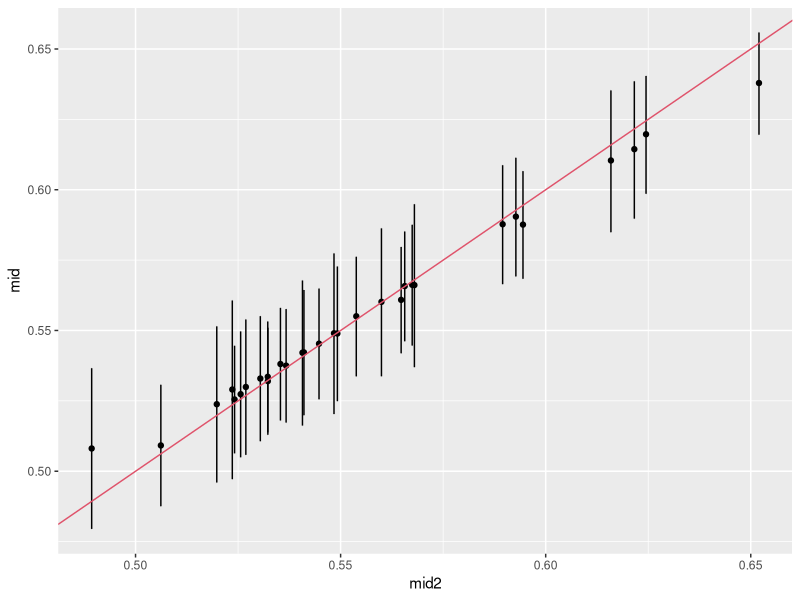
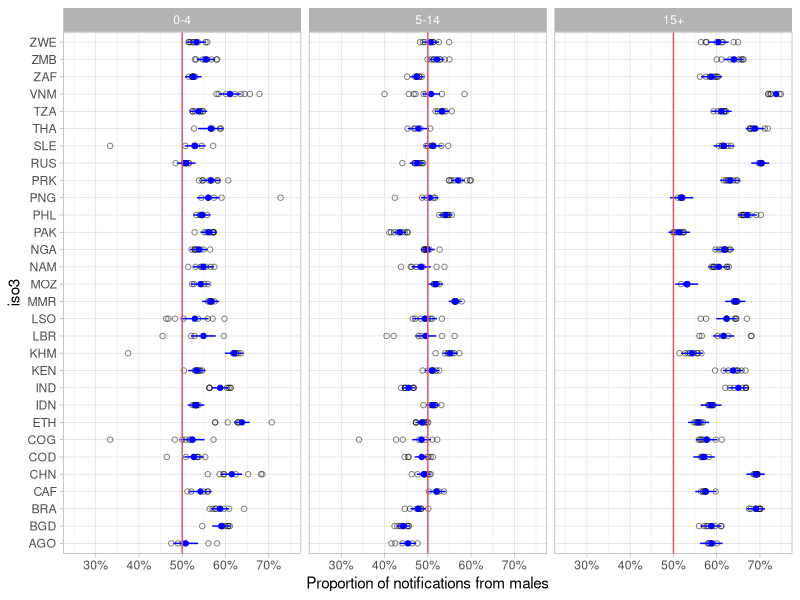
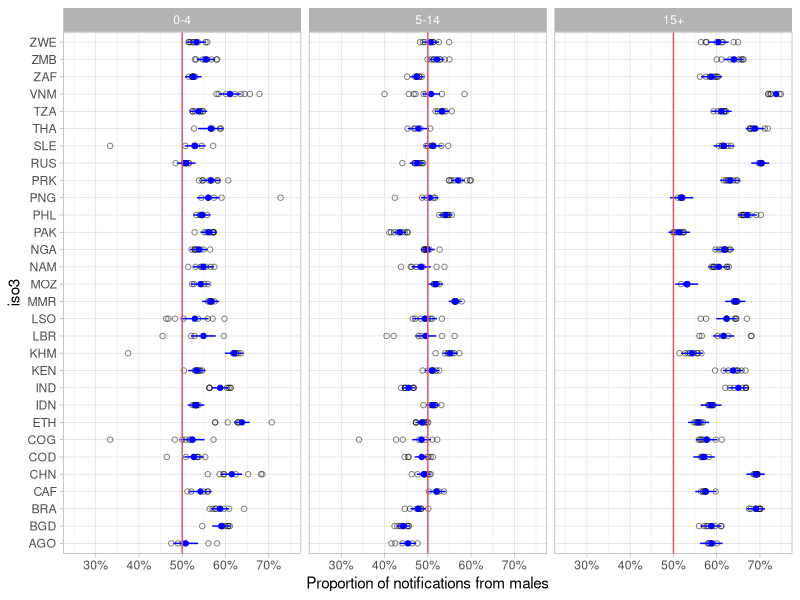

These charts were generated, in order, by the following R code:
library(here)
library(data.table)
library(ggplot2)
library(metafor)

## read and reform data
N <- fread(here('data/tb_cleaned_notifs.csv'))

M <- melt(N[,.(iso3,year,
               newrel_m04,newrel_m514,newrel_m15plus,
               newrel_f04,newrel_f514,newrel_f15plus)],
          id=c('iso3','year'))

M[,sex:=ifelse(grepl('f',variable),'female','male')]
M[,age:=ifelse(grepl('plus',variable),'15+',
        ifelse(grepl('04',variable),'0-4','5-14'))]

M[iso3=='AGO' & year==2014] #check

M <- dcast(M,iso3+year+age~sex,value.var = 'value')
M[,tot:=female+male]

## add logit props & variance for ML model
M[,c('yi','vi'):=escalc(measure='PLO',xi=male,ni=tot)]

## naive meta-analysis
res <- rma(measure="PLO", xi=male, ni=tot, data=M[age=='0-4'])
print(res, digits=3)
predict(res, transf=transf.ilogit, digits=3)

## years within countries
res.ML <- rma.mv(yi = yi,V = vi,
                 slab = iso3,
                 data = M[age=='0-4'],
                 random = ~ 1 | iso3/year,
                 method = "REML")
predict(res.ML, transf=transf.ilogit, digits=3)

## check extraction:
tmp <- ranef(res.ML)
F <- tmp$iso3
F <- as.data.table(F)
F$iso3 <- rownames(ranef(res.ML)$iso3)
fitted(res.ML)

F[,c('mid','lo','hi'):=.(transf.ilogit(intrcpt+fitted(res.ML)[1:30]),
                         transf.ilogit(pi.lb+fitted(res.ML)[1:30]),
                         transf.ilogit(pi.ub+fitted(res.ML)[1:30])
                         )]
GS <- M[age=='0-4',
        .(mid2=sum(male,na.rm=TRUE)/sum(tot,na.rm=TRUE)),
        by=iso3]
F <- merge(F,GS,by='iso3')

ggplot(F,aes(mid2,y=mid,ymin=lo,ymax=hi))+
  geom_point()+geom_errorbar()+
  geom_abline(slope=1,intercept = 0,col=2)
## some shrinkage

## loop over for output
agz <- c('0-4','5-14','15+')
fans <- ans <- list()
for(ag in agz){
  res.ML <- rma.mv(yi = yi,V = vi,
                   slab = iso3,
                   data = M[age==ag],
                   random = ~ 1 | iso3/year,
                   method = "REML")
  tmp <- as.data.table(
    predict(res.ML, transf=transf.ilogit, digits=3)
  )
  tmp[,age:=ag]
  ans[[ag]] <- tmp
  ## fits/predicts
  F <- ranef(res.ML)$iso3
  F <- as.data.table(F)
  F$iso3 <- rownames(ranef(res.ML)$iso3)
  F[,c('mid','lo','hi'):=.(transf.ilogit(intrcpt+
                                         fitted(res.ML)[1:nrow(F)]),
                           transf.ilogit(pi.lb+
                                         fitted(res.ML)[1:nrow(F)]),
                           transf.ilogit(pi.ub+
                                         fitted(res.ML)[1:nrow(F)])
                           )]
  F[,age:=ag]
  fans[[ag]] <- F
}
ans <- rbindlist(ans)
fans <- rbindlist(fans)


# fwrite(ans,file=here('plots/sexmetaresults.csv'))


M[,c('mid','lo','hi'):=.(male/tot,NA_real_,NA_real_)]
fans$age <- factor(fans$age,levels=c('0-4','5-14','15+'),ordered = TRUE)
M$age <- factor(M$age,levels=c('0-4','5-14','15+'),ordered = TRUE)
M$iso3 <- factor(M$iso3)
fans$iso3 <- factor(fans$iso3)

## plot
ggplot(fans,aes(x=iso3,y=mid,ymin=lo,ymax=hi))+
  geom_point(data=M,shape=1,alpha=0.5)+
  geom_errorbar(width=0,col="blue")+geom_point(col="blue")+
  scale_y_continuous(label=scales::percent,limits=c(0.25,0.75))+
  ## NOTE this misses 2 LBR points
  facet_wrap(~age)+coord_flip()+
  theme_light()+
  geom_hline(yintercept=0.5,col=2)+
  ylab('Proportion of notifications from males')

ggsave(file = here('figures/supplement/supplement2_forest.png'),
       w = 10,
       h = 7)
# ggsave(file=here('plots/forest.pdf'),w=10,h=7)
